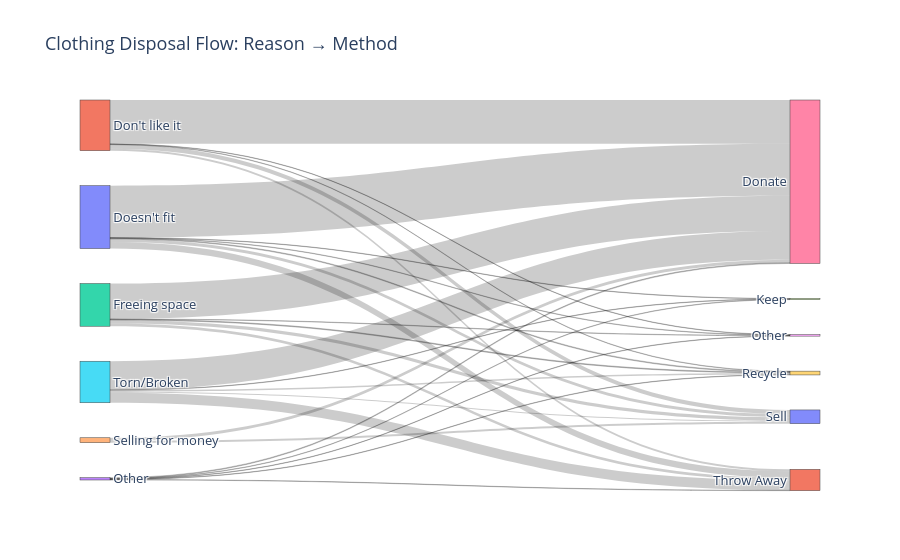

The code cell stored with this chart in its notebook:
### Markdown cell above
### Disposal Reason vs. Disposal Method

First, some remapping that will be reflected in the clean up code later:

### Code cell
ct = pd.crosstab(df_long["disposal_reason"], df_long["disposal_method_clean"])

sankey_df = ct.reset_index()
sankey_df.columns = ["reason"] + list(ct.columns)
sankey_df = sankey_df.melt(id_vars="reason", var_name="method", value_name="count")
sankey_df = sankey_df[sankey_df["count"] > 0]

reasons = list(ct.index)
methods = list(ct.columns)
labels = reasons + methods
reason_map = {r: i for i, r in enumerate(reasons)}
method_map = {m: i + len(reasons) for i, m in enumerate(methods)}

source = sankey_df["reason"].map(reason_map)
target = sankey_df["method"].map(method_map)
value = sankey_df["count"]
reason_y = [i / (len(reasons) - 1) if len(reasons) > 1 else 0.5 for i in range(len(reasons))]
method_y = [i / (len(methods) - 1) if len(methods) > 1 else 0.5 for i in range(len(methods))]

fig = go.Figure(data=[go.Sankey(
    arrangement="snap",
    node=dict(label=labels, pad=35, thickness=30, x=[0] * len(reasons) + [1] * len(methods), y=reason_y + method_y),
    link=dict(source=source, target=target, value=value))])

fig.update_layout(title_text="Clothing Disposal Flow: Reason → Method", height=700, font_size=13)
fig.show()

### Figure 1 — Plotly figure (JSON) as saved in the notebook; plotly's stock layout.template omitted (floating-point values rounded to 4 significant figures)
{"data": [{"arrangement": "snap", "link": {"source": [0, 1, 2, 3, 4, 5, 0, 3, 5, 0, 1, 2, 3, 0, 1, 2, 3, 5, 0, 1, 2, 4, 5, 0, 1, 2, 3, 5], "target": [6, 6, 6, 6, 6, 6, 7, 7, 7, 8, 8, 8, 8, 9, 9, 9, 9, 9, 10, 10, 10, 10, 10, 11, 11, 11, 11, 11], "value": [136, 115, 93, 2, 8, 75, 1, 1, 1, 1, 1, 1, 1, 2, 1, 2, 1, 4, 8, 11, 9, 5, 3, 17, 5, 7, 1, 26]}, "node": {"label": ["Doesn't fit", "Don't like it", "Freeing space", "Other", "Selling for money", "Torn/Broken", "Donate", "Keep", "Other", "Recycle", "Sell", "Throw Away"], "pad": 35, "thickness": 30, "x": [0, 0, 0, 0, 0, 0, 1, 1, 1, 1, 1, 1], "y": [0, 0.2, 0.4, 0.6, 0.8, 1, 0, 0.2, 0.4, 0.6, 0.8, 1]}, "type": "sankey"}], "layout": {"autosize": true, "font": {"size": 13}, "title": {"text": "Clothing Disposal Flow: Reason → Method"}}}
